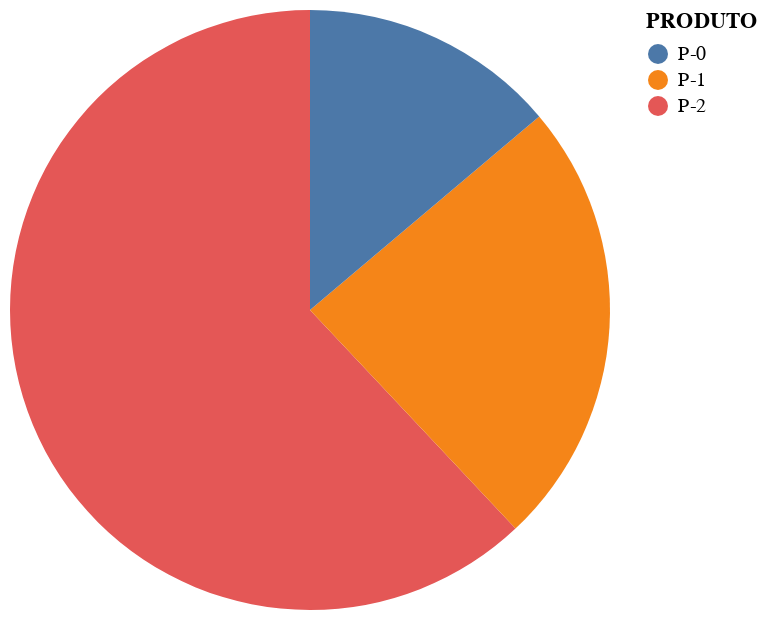

The code cell stored with this chart in its notebook:
### Code cell
df_tratativas[['PRODUTO']].value_counts().to_frame().reset_index(drop = False)

alt.Chart(
    data = df_tratativas[['PRODUTO']].value_counts().to_frame().reset_index(drop = False)
).mark_arc(
).encode(
    theta = 'count',
    color = 'PRODUTO'
)

### Figure 1 — Vega-Lite specification as saved in the notebook (floating-point values rounded to 4 significant figures)
{"config": {"view": {"continuousWidth": 300, "continuousHeight": 300}}, "data": {"name": "data-38d9e2dbe6890f19bead49ce71a3031e"}, "mark": {"type": "arc"}, "encoding": {"color": {"field": "PRODUTO", "type": "nominal"}, "theta": {"field": "count", "type": "quantitative"}}, "$schema": "https://vega.github.io/schema/vega-lite/v5.20.1.json", "datasets": {"data-38d9e2dbe6890f19bead49ce71a3031e": [{"PRODUTO": "P-2", "count": 1443}, {"PRODUTO": "P-1", "count": 562}, {"PRODUTO": "P-0", "count": 322}]}}
